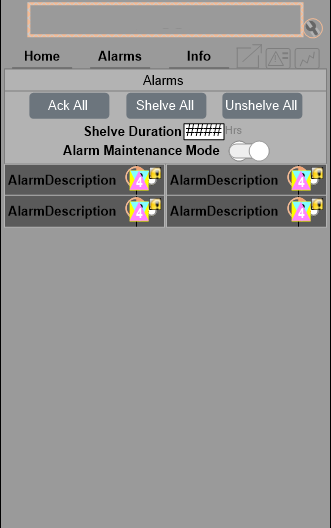
#> input picture Faceplates/Models/ATS/ATS ALARMS.png, 331 x 528 px, found by its file name
$ python teste.py
#> lines starting #> are read from the running program, lines starting #| are printed output that depends on the picture
from PIL import Image, ImageDraw, ImageFont

""" STEP-BY-STEP
- Baixa CSV

- iterar por cada linha do csv e lê coluna de equipamento salvando TAG numa varivel Auxiliar

- De acordo com o tipo do equipamento abre a pasta de faceplates correspondente
(Definir um padrao de nome para criar uma função geral)

- Abrir a imagem e salvar tamanho

- De acordo com o tamanho do faceplate importar Pos Central e TextSize
(Padronizar faceplates de mesmo tamanho e salvar suas configs num arquivo JSON)

- Escrever a TAG salva conforme as configs importadas e salvar numa pasta Faceplates/feitos
"""

# 1. Carrega a imagem base
img = Image.open("rFaceplates/ELECTRICAL/ATS ALARMS.png")
#> img is the input picture: PIL image 331x528 RGB; mean R, G, B 148.6, 148.1, 147.6
draw = ImageDraw.Draw(img)

# 2. Configura todos os paramentros de posição de texto no faceplate
width, height = img.size
#> width = 331; height = 528
textSize = 10
CenterX = width * 0.5
#> CenterX = 165.5
CenterY = height * 0.025
#> CenterY = 13.2

# 3. Define a posição Central do Retangulo(X, Y) e a cor (RGB)
posicao1 = (CenterX, CenterY)
#> posicao1 = (165.5, 13.2)
posicao2 = (CenterX, CenterY + textSize)
#> posicao2 = (165.5, 23.2)
cor = (255, 255, 255) # Branco

# 4. Insere o texto centralizado
draw.text(posicao1, "Texto de Teste", fill=cor, anchor="mm" )  #, font=fonte, fill=cor)
draw.text(posicao2, "Texto de Teste maior", fill=cor, anchor="mm" )  #, font=fonte, fill=cor)

# 5. Salva o resultado
img.save("imagem_editada.jpg")
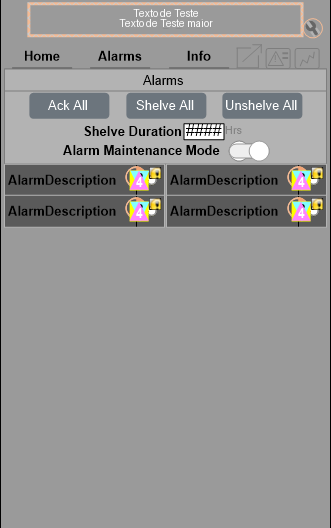
#> saved as imagem_editada.jpg: PIL image 331x528 RGB; mean R, G, B 148.8, 148.3, 147.8

$ run again, with Faceplates/Models/ATS/ASSETINFO.png copied over Faceplates/Models/ATS/ATS ALARMS.png
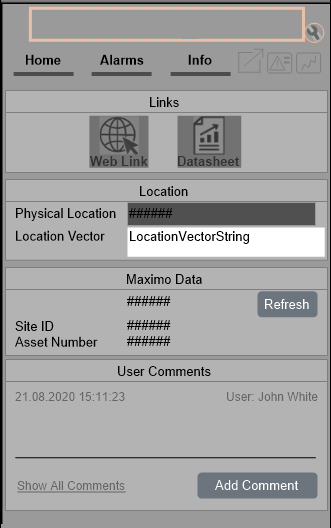
#> input picture Faceplates/Models/ATS/ASSETINFO.png, 331 x 528 px, found by its file name
#> img is the input picture: PIL image 331x528 RGB; mean R, G, B 161.7, 161.5, 161.4
#> `img.save("imagem_editada.jpg")`:
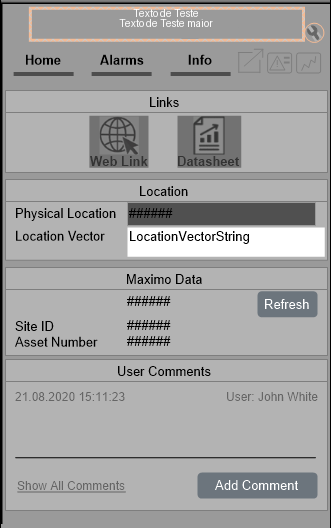
#> saved as imagem_editada.jpg: PIL image 331x528 RGB; mean R, G, B 161.9, 161.7, 161.6
